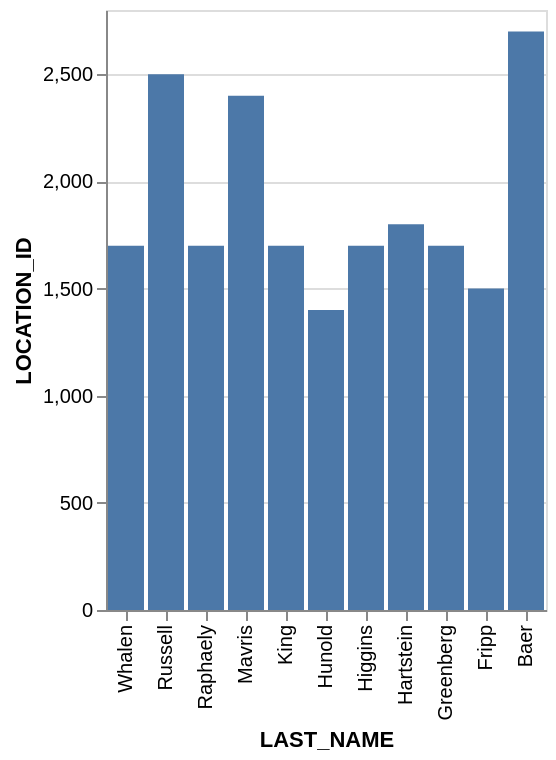

Express this chart as Vega-Lite.
### Vega-Lite specification from a JSON file in a GitHub repository (floating-point values rounded to 4 significant figures)
{"data": {"values": [{"x_data": "Whalen", "y_data": 1700}, {"x_data": "Russell", "y_data": 2500}, {"x_data": "Raphaely", "y_data": 1700}, {"x_data": "Mavris", "y_data": 2400}, {"x_data": "King", "y_data": 1700}, {"x_data": "Hunold", "y_data": 1400}, {"x_data": "Higgins", "y_data": 1700}, {"x_data": "Hartstein", "y_data": 1800}, {"x_data": "Greenberg", "y_data": 1700}, {"x_data": "Fripp", "y_data": 1500}, {"x_data": "Baer", "y_data": 2700}]}, "mark": "bar", "encoding": {"x": {"field": "x_data", "type": "nominal", "title": "LAST_NAME", "sort": "descending"}, "y": {"field": "y_data", "type": "quantitative", "title": "LOCATION_ID"}}}
